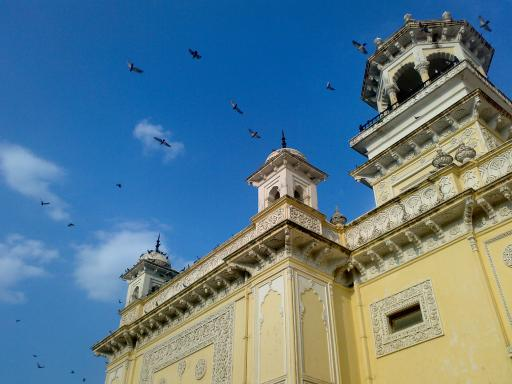
#> input picture VB_Classes/Python/PythonData/home.jpg, 512 x 384 px
$ python morph_lines_detection.py   (Python 2 division)
#> lines starting #> are read from the running program, lines starting #| are printed output that depends on the picture; after the words box and inside, x2 and y2 are one past the last pixel; in counts of white or black regions, pixels touching at a corner belong together
"""
@file morph_lines_detection.py
@brief Use morphology transformations for extracting horizontal and vertical lines sample code
"""
import numpy as np
import sys
import cv2 as cv
title_window = 'Morph_lines_detection.py'

def show_wait_destroy(winname, img):
    cv.imshow(winname, img)
    cv.moveWindow(winname, 500, 0)
    cv.waitKey(0)
    cv.destroyWindow(winname)


def main(argv):
    # [load_image]
    # Check number of arguments
    #if len(argv) < 1:
    #    print ('Not enough parameters')
    #    print ('Usage:\nmorph_lines_detection.py < path_to_image >')
    #    return -1

    # Load the image
    src = cv.imread('PythonData/home.jpg', cv.IMREAD_COLOR)
#> src is the input picture: shape (384, 512, 3); mean B, G, R 141.2, 123.9, 91.6

    # Check if image is loaded fine
    if src is None:
        print ('Error opening image: ' + argv[0])
        return -1

    # Show source image
    cv.imshow("src", src)
    # [load_image]

    # [gray]
    # Transform source image to gray if it is not already
    if len(src.shape) != 2:
        gray = cv.cvtColor(src, cv.COLOR_BGR2GRAY)
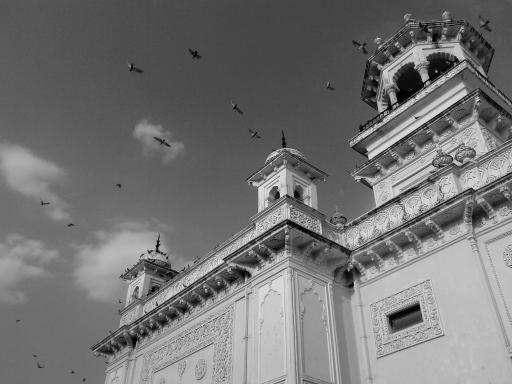
#> gray: shape (384, 512); min 0, max 252, mean 116.2
    else:
        gray = src

    # Show gray image
    show_wait_destroy("gray", gray)
    # [gray]

    # [bin]
    # Apply adaptiveThreshold at the bitwise_not of gray, notice the ~ symbol
    gray = cv.bitwise_not(gray)
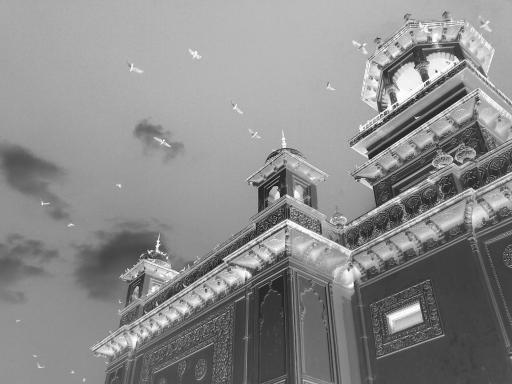
#> gray: shape (384, 512); min 3, max 255, mean 138.8
    bw = cv.adaptiveThreshold(gray, 255, cv.ADAPTIVE_THRESH_MEAN_C, \
                                cv.THRESH_BINARY, 15, -2)
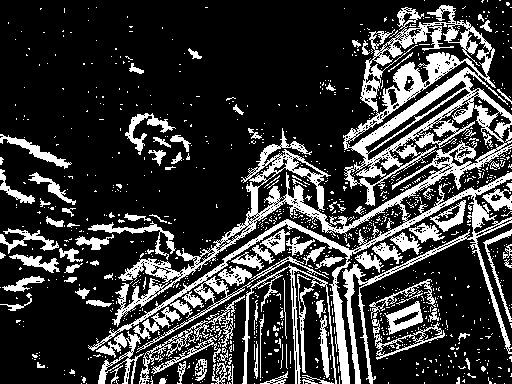
#> bw: shape (384, 512); 22.6% white; 1138 white regions (1037 under 20 px), largest, box (x1, y1, x2, y2) and area: (88, 5, 512, 384) 24292, (242, 264, 337, 384) 1239, (139, 295, 245, 384) 918
    # Show binary image
    show_wait_destroy("binary", bw)
    # [bin]

    # [init]
    # Create the images that will use to extract the horizontal and vertical lines
    horizontal = np.copy(bw)
    vertical = np.copy(bw)
    # [init]

    # [horiz]
    # Specify size on horizontal axis
    cols = horizontal.shape[1]
#> cols = 512
    horizontal_size = cols / 30
#> horizontal_size = 17

    # Create structure element for extracting horizontal lines through morphology operations
    horizontalStructure = cv.getStructuringElement(cv.MORPH_RECT, (horizontal_size, 1))

    # Apply morphology operations
    horizontal = cv.erode(horizontal, horizontalStructure)
#> horizontal: shape (384, 512); 0.49% white in thin lines or dots, all inside (x1, y1, x2, y2) = (0, 37, 512, 352)
    horizontal = cv.dilate(horizontal, horizontalStructure)
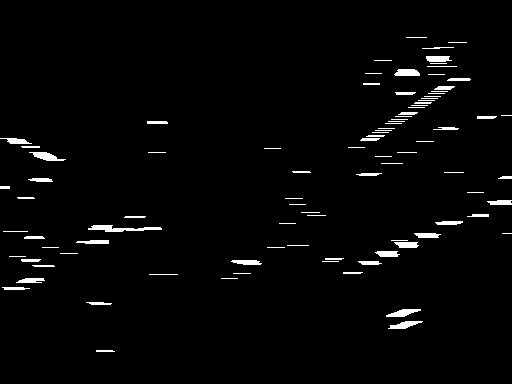
#> horizontal: shape (384, 512); 2.3% white; 93 white regions (40 under 20 px), largest, box (x1, y1, x2, y2) and area: (88, 225, 162, 232) 276, (29, 152, 66, 161) 174, (386, 309, 421, 317) 163

    # Show extracted horizontal lines
    show_wait_destroy("horizontal", horizontal)
    # [horiz]

    # [vert]
    # Specify size on vertical axis
    rows = vertical.shape[0]
#> rows = 384
    verticalsize = rows / 30
#> verticalsize = 12

    # Create structure element for extracting vertical lines through morphology operations
    verticalStructure = cv.getStructuringElement(cv.MORPH_RECT, (1, verticalsize))
#> verticalStructure = [1, 1, 1, 1, 1, 1, 1, 1, 1, 1, 1, 1]

    # Apply morphology operations
    vertical = cv.erode(vertical, verticalStructure)
#> vertical: shape (384, 512); 2.1% white; 219 white regions (182 under 20 px), largest, box (x1, y1, x2, y2) and area: (333, 276, 350, 384) 646, (346, 274, 360, 384) 411, (397, 68, 421, 102) 263
    vertical = cv.dilate(vertical, verticalStructure)
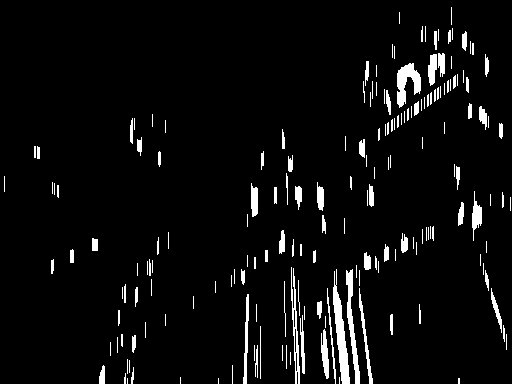
#> vertical: shape (384, 512); 4.9% white; 183 white regions (90 under 20 px), largest, box (x1, y1, x2, y2) and area: (333, 269, 350, 384) 801, (397, 63, 421, 108) 582, (346, 269, 360, 384) 568

    # Show extracted vertical lines
    show_wait_destroy("vertical", vertical)
    # [vert]

    # [smooth]
    # Inverse vertical image
    vertical = cv.bitwise_not(vertical)
    show_wait_destroy("vertical_bit", vertical)

    '''
    Extract edges and smooth image according to the logic
    1. extract edges
    2. dilate(edges)
    3. src.copyTo(smooth)
    4. blur smooth img
    5. smooth.copyTo(src, edges)
    '''

    # Step 1
    edges = cv.adaptiveThreshold(vertical, 255, cv.ADAPTIVE_THRESH_MEAN_C, cv.THRESH_BINARY, 3, -2)
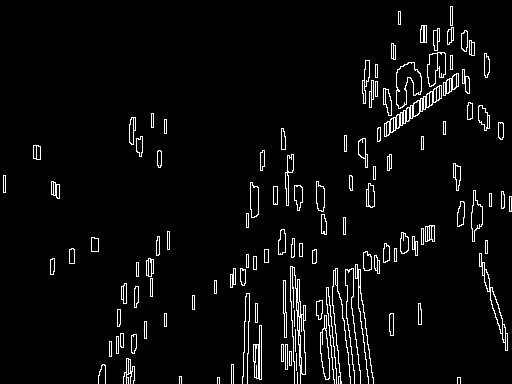
#> edges: shape (384, 512); 4.5% white in thin lines or dots
    show_wait_destroy("edges", edges)

    # Step 2
    kernel = np.ones((2, 2), np.uint8)
    edges = cv.dilate(edges, kernel)
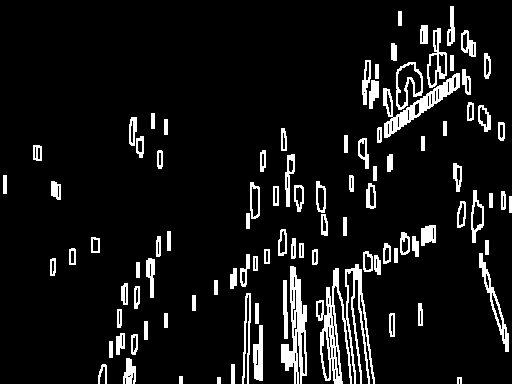
#> edges: shape (384, 512); 8.7% white; 98 white regions, largest, box (x1, y1, x2, y2) and area: (316, 264, 375, 384) 2486, (281, 266, 307, 384) 1414, (383, 73, 460, 138) 1237
    show_wait_destroy("dilate", edges)

    # Step 3
    smooth = np.copy(vertical)

    # Step 4
    smooth = cv.blur(smooth, (2, 2))

    # Step 5
    (rows, cols) = np.where(edges != 0)
    vertical[rows, cols] = smooth[rows, cols]

    # Show final result
    show_wait_destroy("smooth - final", vertical)
    # [smooth]

    return 0

if __name__ == "__main__":
    main(sys.argv[1:])
    cv.waitKey(10000)
